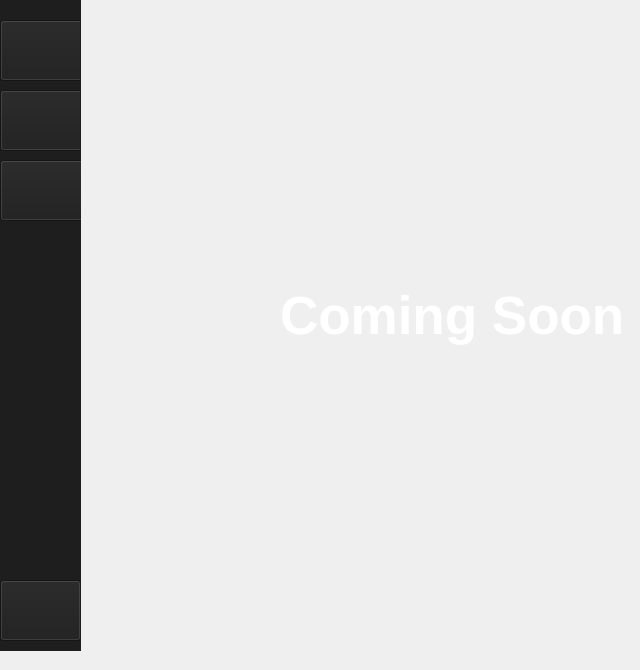
    <widget class="QWidget" name="settings_page">
     <widget class="QWidget" name="widget_4" native="true">
      <property name="geometry">
       <rect>
        <x>0</x>
        <y>-10</y>
        <width>81</width>
        <height>661</height>
       </rect>
      </property>
      <widget class="QWidget" name="buttons_5" native="true">
       <property name="geometry">
        <rect>
         <x>0</x>
         <y>0</y>
         <width>91</width>
         <height>691</height>
        </rect>
       </property>
       <property name="styleSheet">
        <string notr="true">background-color: rgb(30, 30, 30);</string>
       </property>
       <widget class="QPushButton" name="settings_chatting_button">
        <property name="geometry">
         <rect>
          <x>0</x>
          <y>30</y>
          <width>91</width>
          <height>61</height>
         </rect>
        </property>
        <property name="cursor">
         <cursorShape>PointingHandCursor</cursorShape>
        </property>
        <property name="styleSheet">
         <string notr="true">QPushButton{
background-image:url(:/icons/icons/Vector.png);
 background-position: center;
background-size: 50px;
 background-repeat: no-repeat;
}</string>
        </property>
        <property name="text">
         <string/>
        </property>
        <property name="icon">
         <iconset>
          <normaloff>../GUI desgin/GUI desgin/setting/icons/Vector.png</normaloff>../GUI desgin/GUI desgin/setting/icons/Vector.png</iconset>
        </property>
        <property name="iconSize">
         <size>
          <width>50</width>
          <height>50</height>
         </size>
        </property>
       </widget>
       <widget class="QPushButton" name="settings_requests_button">
        <property name="geometry">
         <rect>
          <x>0</x>
          <y>100</y>
          <width>91</width>
          <height>61</height>
         </rect>
        </property>
        <property name="cursor">
         <cursorShape>PointingHandCursor</cursorShape>
        </property>
        <property name="styleSheet">
         <string notr="true">QPushButton{
background-image:url(:/icons/icons/Group 1.png);
 background-position: center;
background-size: 50px;
 background-repeat: no-repeat;
}</string>
        </property>
        <property name="text">
         <string/>
        </property>
        <property name="icon">
         <iconset>
          <normaloff>../GUI desgin/GUI desgin/setting/icons/Group 1.png</normaloff>../GUI desgin/GUI desgin/setting/icons/Group 1.png</iconset>
        </property>
        <property name="iconSize">
         <size>
          <width>50</width>
          <height>50</height>
         </size>
        </property>
       </widget>
       <widget class="QPushButton" name="settings_exit_button">
        <property name="geometry">
         <rect>
          <x>0</x>
          <y>590</y>
          <width>81</width>
          <height>61</height>
         </rect>
        </property>
        <property name="cursor">
         <cursorShape>PointingHandCursor</cursorShape>
        </property>
        <property name="styleSheet">
         <string notr="true">QPushButton{
background-image:url(:/icons/icons/Sign-out.png);
 background-position: center;
background-size: 50px;
 background-repeat: no-repeat;
}</string>
        </property>
        <property name="text">
         <string/>
        </property>
        <property name="icon">
         <iconset>
          <normaloff>../GUI desgin/GUI desgin/setting/icons/Sign-out.png</normaloff>../GUI desgin/GUI desgin/setting/icons/Sign-out.png</iconset>
        </property>
        <property name="iconSize">
         <size>
          <width>50</width>
          <height>50</height>
         </size>
        </property>
       </widget>
       <widget class="Line" name="line_6">
        <property name="geometry">
         <rect>
          <x>80</x>
          <y>20</y>
          <width>20</width>
          <height>641</height>
         </rect>
        </property>
        <property name="orientation">
         <enum>Qt::Vertical</enum>
        </property>
       </widget>
       <widget class="QPushButton" name="settings_settings_button">
        <property name="geometry">
         <rect>
          <x>0</x>
          <y>170</y>
          <width>91</width>
          <height>61</height>
         </rect>
        </property>
        <property name="cursor">
         <cursorShape>PointingHandCursor</cursorShape>
        </property>
        <property name="styleSheet">
         <string notr="true">QPushButton{
background-image: url(:/icons/icons/settings.png);
 background-position: center;
background-size: 50px;
 background-repeat: no-repeat;
}</string>
        </property>
        <property name="text">
         <string/>
        </property>
        <property name="icon">
         <iconset>
          <normaloff>../GUI desgin/GUI desgin/setting/icons/Group 1.png</normaloff>../GUI desgin/GUI desgin/setting/icons/Group 1.png</iconset>
        </property>
        <property name="iconSize">
         <size>
          <width>50</width>
          <height>50</height>
         </size>
        </property>
       </widget>
      </widget>
     </widget>
     <widget class="QLabel" name="label">
      <property name="geometry">
       <rect>
        <x>280</x>
        <y>260</y>
        <width>351</width>
        <height>111</height>
       </rect>
      </property>
      <property name="font">
       <font>
        <pointsize>40</pointsize>
        <weight>75</weight>
        <bold>true</bold>
       </font>
      </property>
      <property name="styleSheet">
       <string notr="true">color: white</string>
      </property>
      <property name="text">
       <string>Coming Soon</string>
      </property>
     </widget>
    </widget>
